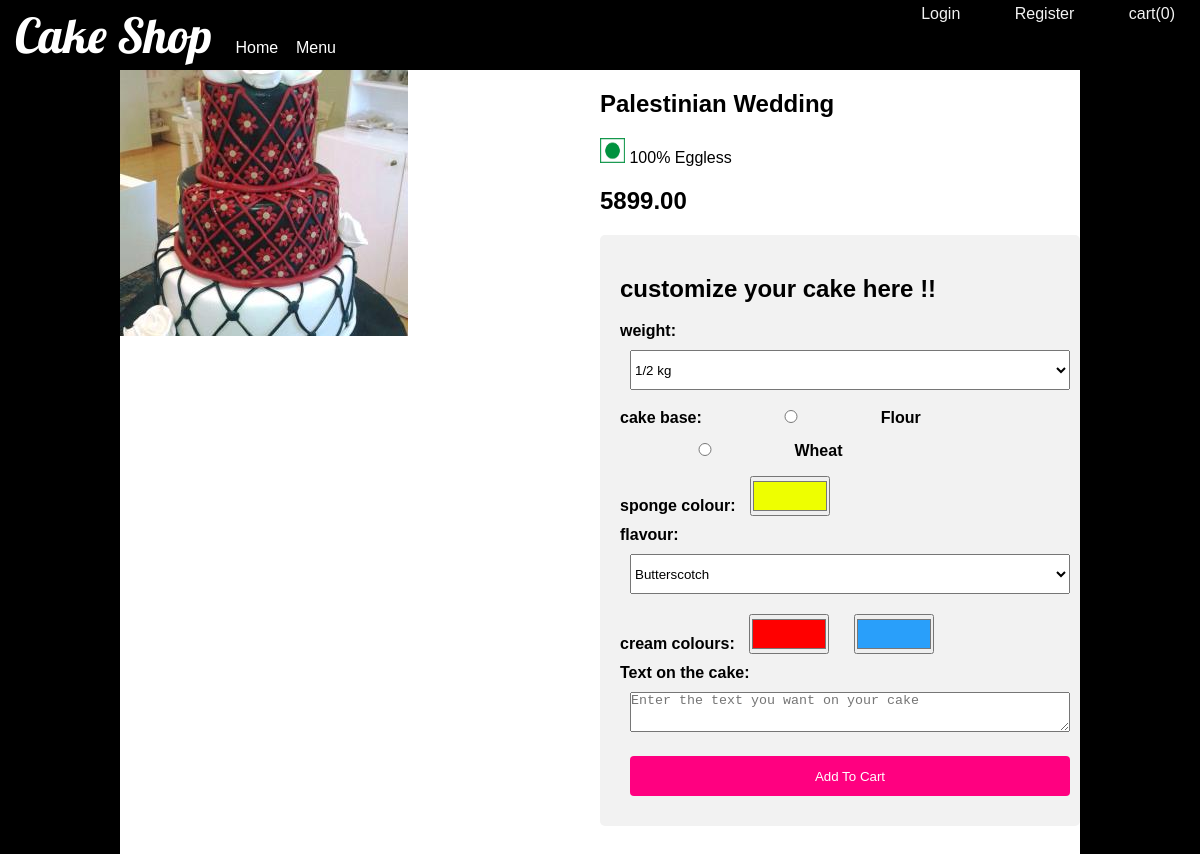
The app's page /8/ with its own data.
### store/models.py (models this page shows, shortened)
class ProductDetail(models.Model):
    name = models.CharField(max_length = 50)
    egg = models.BooleanField(default = True)
    image = models.ImageField(default='default.jpg',
                              upload_to='product_images')
    price = models.DecimalField(max_digits=6, decimal_places=2,default = 199)

### store/views.py (the view)
# urls.py: path('<int:pk>/', views.ProductDetailView.as_view(), name='store-detail'),
class ProductDetailView(DetailView,SingleObjectMixin):
    model = ProductDetail
    def get_context_data(self, **kwargs):
        if self.request.user.is_authenticated:
            customer = self.request.user.customer
            order, created = Order.objects.get_or_create(
            customer=customer, complete=False)
            items = order.orderitem_set.all()
            cartItems = order.get_cart_items
        else:
            items = []
            order = {'get_cart_total': 0, 'get_cart_items': 0}
            cartItems = order['get_cart_items']
        context = super().get_context_data(**kwargs)
        context['cartItems'] = cartItems
        return context

### templates/store/productdetail_detail.html (shortened to what this page needs)
{% extends "base.html" %} {% load static %}{% block content %}
<head>
</head>
<body bgcolor="black">
  <div class="centerDiv">
  <div class="div1">
  <div class="prodimg">
  <img class="details_img" src="{{ object.image.url }}" alt="" style="max-width:100%;max-height:100%;"/>
  </div>
  </div>
  <div class="div2">
<div class="desc"><h2>
{{ object.name }}</h2>
  <p> {% if product.egg %}
          <p class="card-text">
            <img style="width:25px;height:25px;"
              class="icon-egg"
              src="{% static 'images/non-veg.jpg' %}"
              alt=""
            />
            Contains Egg
          </p>
          {% else %}
          <p class="card-text">
            <img style="width:25px;height:25px;" class="icon-egg" src="{% static 'images/veg.jpg' %}" alt="" />
            100% Eggless
          </p>
          {% endif %}</p>
<h2><b>{{ object.price }}</b></h2>
</div>
<div id="form-messages">
<h2>customize your cake here !!</h2>
<form id="ajax-contact" method="post" >
<label for="weight">weight:</label>
  <select id="weight" name="weight">
    <option value="1/2">1/2 kg</option>
  </select><br>
  <label for="base">cake base:</label>
  <input type="radio" id="base" name="base" value="flour">
  <label for="flour">Flour</label>
  <input type="radio" id="base" name="base" value="Wheat">
  <label for="Wheat">Wheat</label><br>
<label for="sponge">sponge colour:</label>
  <input type="color" id="sponge" name="sponge" value="#eeff00">
<br>
<label for="flavour">flavour:</label>
  <select id="flavour" name="flavour">
    <option value="Butterscotch">Butterscotch</option>
  </select><br>
<label for="cream">cream colours:</label>
  <input type="color" id="cream" name="cream" value="#ff0000">
  <input type="color" id="cream" name="cream" value="#299ffa">
<br>
<label for="text">Text on the cake:</label><br>
<textarea id="message" name="message" rows="5" cols="30" placeholder="Enter the text you want on your cake"></textarea>
  <br>
  <button
                data-product="{{ object.id }}"
                data-action="add"
                type="submit"
                class="btn btn-outline-success add-btn update-cart"
              >
                Add To Cart
              </button>
</form>
</div>
  </div>
  </div>
</body>
{% endblock content %}

### templates/base.html (style rules this page uses)
body { padding: 0px; margin: 0; font-family: Arial, Helvetica, sans-serif; }

### templates/store/productdetail_detail.html (style rules this page uses)
.centerDiv { width: 80%; height:900px; margin: 0 auto; background-color:#FFA500 ; }
.div1 { width: 50%; height:100%; background-color:white ; float:left; }
.div2 { width: 50%; height:100%; background-color:white ; float:left; }
label { font-weight:bold; }
button { width: 100%; background-color: #FF0080; color: white; padding: 14px 20px; margin: 8px 0; border: none; border-radius: 4px; cursor: pointer; }
input[type=color] { height:40px;width:80px; }
#form-messages { border-radius: 5px; background-color: #f2f2f2; padding: 20px; }
input,button, textarea, select { width : 150px; padding: 0; margin: 10px; box-sizing: border-box; }
select { width:150px;height:30px; }
textarea,select,button { width:100%;height:40px; }

### records on screen
ProductDetail: image (picture), name "Palestinian Wedding", price "5899.00"

### other values on screen
{{ cartItems }} "0"
